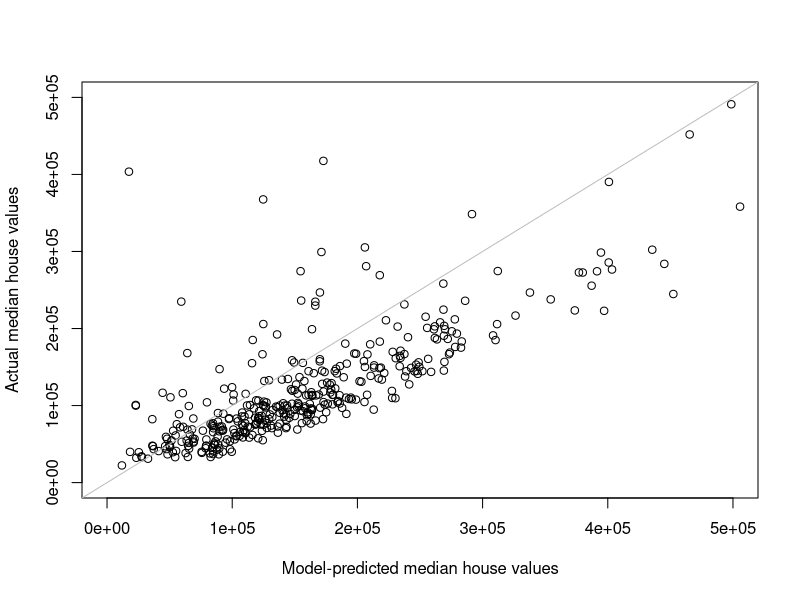

R code for this plot:
## ---- chunk 1
1+6
x <- 4
(x + 2)
set.seed(738)
## ---- chunk 2
average.rent.dollar <- 800
average.rent.dollar
dollar.to.euro = 0.93
average.rent.dollar*dollar.to.euro
## ---- chunk 3
average.rent.euro <- average.rent.dollar*dollar.to.euro
average.rent.euro
average.rent.euro <- 744
average.rent.euro
## ---- chunk 4
ls()
## ---- chunk 5
rm("average.rent.euro")
ls()
## ---- chunk 6
x <- c(7, 8, 10, 45)
## ---- chunk 7
weekly.hours <- vector(length=5)
weekly.hours[5] <- 8
weekly.hours
## ---- chunk 8
y <- c(-7, -8, -10, -45)
x+y
x*y
## ---- chunk 9
x > 9
## ---- chunk 10
(x > 9) & (x < 20)
## ---- chunk 11
x[c(2,4)]
## ---- chunk 12
x[c(-1,-3)]
## ---- chunk 13
x[x>9]
y[x>9]
## ---- chunk 14
x
places <- which(x > 9)
places

y
y[places]
## ---- chunk 15
names(x) <- c("v1","v2","v3","fred")
names(x)
x[c("fred","v1")]
## ---- chunk 16
names(y) <- names(x)
sort(names(x))
which(names(x)=="fred")
## ---- chunk 17
calif_penn <-read.csv("calif_penn_2011.csv")
penn <- calif_penn[calif_penn[,"STATEFP"]==42,]
coefficients(lm(Median_house_value ~ Median_household_income, 
                data=penn))
## ---- chunk 18
34100 < -26206.564 + 3.651*14719
## ---- chunk 19
155900 < -26206.564 + 3.651*48102
## ---- chunk 20
penn.coefs <- coefficients(lm(Median_house_value ~ Median_household_income, data=penn))
penn.coefs
## ---- chunk 21
allegheny.rows <- 24:425
allegheny.medinc <- penn[allegheny.rows,"Median_household_income"]
allegheny.values <- penn[allegheny.rows,"Median_house_value"]
allegheny.fitted <- penn.coefs["(Intercept)"]+penn.coefs["Median_household_income"]*allegheny.medinc
## ---- chunk 22
plot(x=allegheny.fitted, y=allegheny.values,
     xlab="Model-predicted median house values",
     ylab="Actual median house values",
     xlim=c(0,5e5),ylim=c(0,5e5))
abline(a=0,b=1,col="grey")
## ---- chunk 23
factory <- matrix(c(40,1,60,3),nrow=2)
(factory)
is.array(factory)
is.matrix(factory)
## ---- chunk 24
six.sevens <- matrix(rep(7,6),ncol=3)
six.sevens
factory %*% six.sevens # [2x2] * [2x3]
## ---- chunk 25
output <- c(10,20)
factory %*% output
output %*% factory
## ---- chunk 26
t(factory)
## ---- chunk 27
det(factory)
## ---- chunk 28
diag(factory)
## ---- chunk 29
diag(c(3,4))
diag(2)
## ---- chunk 30
solve(factory)
factory %*% solve(factory)
## ---- chunk 31
available <- c(1600,70)
solve(factory,available)
factory %*% solve(factory,available)
## ---- chunk 32
rownames(factory) <- c("labor","steel")
colnames(factory) <- c("cars","trucks")
factory
available <- c(1600,70)
names(available) <- c("labor","steel")
## ---- chunk 33
output <- c(20,10)
names(output) <- c("cars","trucks")
factory %*% output
factory %*% output[colnames(factory)]
all(factory %*% output[colnames(factory)] 
<= available[rownames(factory)])
## ---- chunk 34
colMeans(factory)
summary(factory)
## ---- chunk 35
rowMeans(factory)
apply(factory,1,mean)
## ---- chunk 36
my.distribution <- list("exponential",7,FALSE)
my.distribution
## ---- chunk 37
is.character(my.distribution)
is.character(my.distribution[[1]])
my.distribution[[2]]^2
## ---- chunk 38
my.distribution <- c(my.distribution,7)
my.distribution
## ---- chunk 39
length(my.distribution)
length(my.distribution) <- 3
my.distribution
## ---- chunk 40
names(my.distribution) <- c("family","mean","is.symmetric")
my.distribution
my.distribution[["family"]]
my.distribution["family"]
## ---- chunk 41
my.distribution[["family"]]
my.distribution$family
## ---- chunk 42
a.matrix <- matrix(c(35,8,10,4),nrow=2)
colnames(a.matrix) <- c("v1","v2")
a.matrix
a.matrix[,"v1"]  # Try a.matrix$v1 and see what happens
## ---- chunk 43
a.data.frame <- data.frame(a.matrix,logicals=c(TRUE,FALSE))
a.data.frame
a.data.frame$v1
a.data.frame[,"v1"]
a.data.frame[1,]
colMeans(a.data.frame)
## ---- chunk 44
rbind(a.data.frame,list(v1=-3,v2=-5,logicals=TRUE))
rbind(a.data.frame,c(3,4,6))
## ---- chunk 45
plan <- list(factory=factory, available=available, output=output)
plan$output
